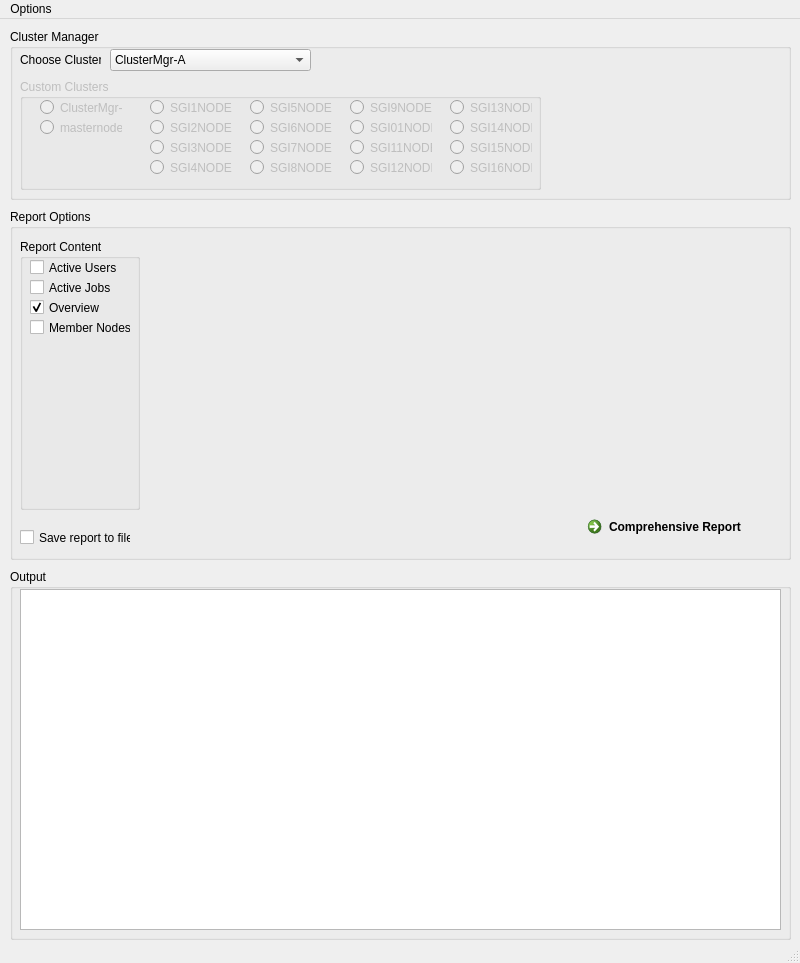
<?xml version="1.0" encoding="UTF-8"?>
<ui version="4.0">
 <class>ClusterMon</class>
 <widget class="QMainWindow" name="ClusterMon">
  <property name="geometry">
   <rect>
    <x>0</x>
    <y>0</y>
    <width>800</width>
    <height>963</height>
   </rect>
  </property>
  <property name="windowTitle">
   <string>ClusterMon</string>
  </property>
  <property name="windowIcon">
   <iconset>
    <normaloff>ClusterMonIco.gif</normaloff>ClusterMonIco.gif</iconset>
  </property>
  <widget class="QWidget" name="centralwidget">
   <widget class="QGroupBox" name="groupBox">
    <property name="geometry">
     <rect>
      <x>10</x>
      <y>10</y>
      <width>781</width>
      <height>171</height>
     </rect>
    </property>
    <property name="title">
     <string>Cluster Manager</string>
    </property>
    <widget class="QLabel" name="label">
     <property name="geometry">
      <rect>
       <x>10</x>
       <y>20</y>
       <width>81</width>
       <height>21</height>
      </rect>
     </property>
     <property name="text">
      <string>Choose Cluster:</string>
     </property>
    </widget>
    <widget class="QComboBox" name="comboBox">
     <property name="geometry">
      <rect>
       <x>100</x>
       <y>20</y>
       <width>201</width>
       <height>22</height>
      </rect>
     </property>
     <item>
      <property name="text">
       <string>ClusterMgr-A</string>
      </property>
     </item>
     <item>
      <property name="text">
       <string>masternode</string>
      </property>
     </item>
     <item>
      <property name="text">
       <string>Custom Clusters</string>
      </property>
     </item>
     <item>
      <property name="text">
       <string>SGI1NODE1</string>
      </property>
     </item>
     <item>
      <property name="text">
       <string>SGI2NODE1</string>
      </property>
     </item>
     <item>
      <property name="text">
       <string>SGI3NODE1</string>
      </property>
     </item>
     <item>
      <property name="text">
       <string>SGI4NODE1</string>
      </property>
     </item>
     <item>
      <property name="text">
       <string>SGI5NODE1</string>
      </property>
     </item>
     <item>
      <property name="text">
       <string>SGI6NODE1</string>
      </property>
     </item>
     <item>
      <property name="text">
       <string>SGI7NODE1</string>
      </property>
     </item>
     <item>
      <property name="text">
       <string>SGI8NODE1</string>
      </property>
     </item>
     <item>
      <property name="text">
       <string>SGI9NODE1</string>
      </property>
     </item>
     <item>
      <property name="text">
       <string>SGI10NODE1</string>
      </property>
     </item>
     <item>
      <property name="text">
       <string>SGI11NODE1</string>
      </property>
     </item>
     <item>
      <property name="text">
       <string>SGI12NODE1</string>
      </property>
     </item>
     <item>
      <property name="text">
       <string>SGI13NODE1</string>
      </property>
     </item>
     <item>
      <property name="text">
       <string>SGI14NODE1</string>
      </property>
     </item>
     <item>
      <property name="text">
       <string>SGI15NODE1</string>
      </property>
     </item>
     <item>
      <property name="text">
       <string>SGI16NODE1</string>
      </property>
     </item>
    </widget>
    <widget class="QGroupBox" name="groupBox_5">
     <property name="enabled">
      <bool>false</bool>
     </property>
     <property name="geometry">
      <rect>
       <x>10</x>
       <y>50</y>
       <width>521</width>
       <height>111</height>
      </rect>
     </property>
     <property name="title">
      <string>Custom Clusters</string>
     </property>
     <widget class="QRadioButton" name="radioButton">
      <property name="geometry">
       <rect>
        <x>130</x>
        <y>20</y>
        <width>82</width>
        <height>17</height>
       </rect>
      </property>
      <property name="text">
       <string>SGI1NODE1</string>
      </property>
     </widget>
     <widget class="QRadioButton" name="radioButton_2">
      <property name="geometry">
       <rect>
        <x>130</x>
        <y>40</y>
        <width>82</width>
        <height>17</height>
       </rect>
      </property>
      <property name="text">
       <string>SGI2NODE1</string>
      </property>
     </widget>
     <widget class="QRadioButton" name="radioButton_3">
      <property name="geometry">
       <rect>
        <x>130</x>
        <y>60</y>
        <width>82</width>
        <height>17</height>
       </rect>
      </property>
      <property name="text">
       <string>SGI3NODE1</string>
      </property>
     </widget>
     <widget class="QRadioButton" name="radioButton_4">
      <property name="geometry">
       <rect>
        <x>130</x>
        <y>80</y>
        <width>82</width>
        <height>17</height>
       </rect>
      </property>
      <property name="text">
       <string>SGI4NODE1</string>
      </property>
     </widget>
     <widget class="QRadioButton" name="radioButton_5">
      <property name="geometry">
       <rect>
        <x>230</x>
        <y>80</y>
        <width>82</width>
        <height>17</height>
       </rect>
      </property>
      <property name="text">
       <string>SGI8NODE1</string>
      </property>
     </widget>
     <widget class="QRadioButton" name="radioButton_6">
      <property name="geometry">
       <rect>
        <x>230</x>
        <y>60</y>
        <width>82</width>
        <height>17</height>
       </rect>
      </property>
      <property name="text">
       <string>SGI7NODE1</string>
      </property>
     </widget>
     <widget class="QRadioButton" name="radioButton_7">
      <property name="geometry">
       <rect>
        <x>230</x>
        <y>20</y>
        <width>82</width>
        <height>17</height>
       </rect>
      </property>
      <property name="text">
       <string>SGI5NODE1</string>
      </property>
     </widget>
     <widget class="QRadioButton" name="radioButton_8">
      <property name="geometry">
       <rect>
        <x>230</x>
        <y>40</y>
        <width>82</width>
        <height>17</height>
       </rect>
      </property>
      <property name="text">
       <string>SGI6NODE1</string>
      </property>
     </widget>
     <widget class="QRadioButton" name="radioButton_9">
      <property name="geometry">
       <rect>
        <x>330</x>
        <y>80</y>
        <width>82</width>
        <height>17</height>
       </rect>
      </property>
      <property name="text">
       <string>SGI12NODE1</string>
      </property>
     </widget>
     <widget class="QRadioButton" name="radioButton_10">
      <property name="geometry">
       <rect>
        <x>330</x>
        <y>60</y>
        <width>82</width>
        <height>17</height>
       </rect>
      </property>
      <property name="text">
       <string>SGI11NODE1</string>
      </property>
     </widget>
     <widget class="QRadioButton" name="radioButton_11">
      <property name="geometry">
       <rect>
        <x>330</x>
        <y>20</y>
        <width>82</width>
        <height>17</height>
       </rect>
      </property>
      <property name="text">
       <string>SGI9NODE1</string>
      </property>
     </widget>
     <widget class="QRadioButton" name="radioButton_12">
      <property name="geometry">
       <rect>
        <x>330</x>
        <y>40</y>
        <width>82</width>
        <height>17</height>
       </rect>
      </property>
      <property name="text">
       <string>SGI01NODE1</string>
      </property>
     </widget>
     <widget class="QRadioButton" name="radioButton_13">
      <property name="geometry">
       <rect>
        <x>430</x>
        <y>80</y>
        <width>82</width>
        <height>17</height>
       </rect>
      </property>
      <property name="text">
       <string>SGI16NODE1</string>
      </property>
     </widget>
     <widget class="QRadioButton" name="radioButton_14">
      <property name="geometry">
       <rect>
        <x>430</x>
        <y>60</y>
        <width>82</width>
        <height>17</height>
       </rect>
      </property>
      <property name="text">
       <string>SGI15NODE1</string>
      </property>
     </widget>
     <widget class="QRadioButton" name="radioButton_15">
      <property name="geometry">
       <rect>
        <x>430</x>
        <y>20</y>
        <width>82</width>
        <height>17</height>
       </rect>
      </property>
      <property name="text">
       <string>SGI13NODE1</string>
      </property>
     </widget>
     <widget class="QRadioButton" name="radioButton_16">
      <property name="geometry">
       <rect>
        <x>430</x>
        <y>40</y>
        <width>82</width>
        <height>17</height>
       </rect>
      </property>
      <property name="text">
       <string>SGI14NODE1</string>
      </property>
     </widget>
     <widget class="QRadioButton" name="radioButton_17">
      <property name="geometry">
       <rect>
        <x>20</x>
        <y>20</y>
        <width>82</width>
        <height>17</height>
       </rect>
      </property>
      <property name="text">
       <string>ClusterMgr-A</string>
      </property>
     </widget>
     <widget class="QRadioButton" name="radioButton_18">
      <property name="geometry">
       <rect>
        <x>20</x>
        <y>40</y>
        <width>82</width>
        <height>17</height>
       </rect>
      </property>
      <property name="text">
       <string>masternode</string>
      </property>
     </widget>
    </widget>
   </widget>
   <widget class="QGroupBox" name="groupBox_2">
    <property name="geometry">
     <rect>
      <x>10</x>
      <y>550</y>
      <width>781</width>
      <height>371</height>
     </rect>
    </property>
    <property name="title">
     <string>Output</string>
    </property>
    <widget class="QTextBrowser" name="textBrowser">
     <property name="geometry">
      <rect>
       <x>10</x>
       <y>20</y>
       <width>761</width>
       <height>341</height>
      </rect>
     </property>
    </widget>
   </widget>
   <widget class="QGroupBox" name="groupBox_3">
    <property name="geometry">
     <rect>
      <x>10</x>
      <y>190</y>
      <width>781</width>
      <height>351</height>
     </rect>
    </property>
    <property name="title">
     <string>Report Options</string>
    </property>
    <widget class="QCommandLinkButton" name="commandLinkButton">
     <property name="geometry">
      <rect>
       <x>570</x>
       <y>300</y>
       <width>201</width>
       <height>41</height>
      </rect>
     </property>
     <property name="toolTip">
      <string extracomment="All Clusters, all available information."/>
     </property>
     <property name="text">
      <string>Comprehensive Report</string>
     </property>
    </widget>
    <widget class="QGroupBox" name="groupBox_4">
     <property name="enabled">
      <bool>true</bool>
     </property>
     <property name="geometry">
      <rect>
       <x>10</x>
       <y>30</y>
       <width>120</width>
       <height>271</height>
      </rect>
     </property>
     <property name="title">
      <string>Report Content</string>
     </property>
     <property name="flat">
      <bool>false</bool>
     </property>
     <property name="checkable">
      <bool>false</bool>
     </property>
     <widget class="QCheckBox" name="checkBox">
      <property name="geometry">
       <rect>
        <x>10</x>
        <y>20</y>
        <width>101</width>
        <height>17</height>
       </rect>
      </property>
      <property name="text">
       <string>Active Users</string>
      </property>
     </widget>
     <widget class="QCheckBox" name="checkBox_2">
      <property name="geometry">
       <rect>
        <x>10</x>
        <y>40</y>
        <width>101</width>
        <height>17</height>
       </rect>
      </property>
      <property name="text">
       <string>Active Jobs</string>
      </property>
     </widget>
     <widget class="QCheckBox" name="checkBox_3">
      <property name="geometry">
       <rect>
        <x>10</x>
        <y>60</y>
        <width>101</width>
        <height>17</height>
       </rect>
      </property>
      <property name="text">
       <string>Overview</string>
      </property>
      <property name="checked">
       <bool>true</bool>
      </property>
     </widget>
     <widget class="QCheckBox" name="checkBox_4">
      <property name="geometry">
       <rect>
        <x>10</x>
        <y>80</y>
        <width>101</width>
        <height>17</height>
       </rect>
      </property>
      <property name="text">
       <string>Member Nodes</string>
      </property>
     </widget>
    </widget>
    <widget class="QCheckBox" name="checkBox_5">
     <property name="geometry">
      <rect>
       <x>10</x>
       <y>320</y>
       <width>111</width>
       <height>17</height>
      </rect>
     </property>
     <property name="text">
      <string>Save report to file</string>
     </property>
    </widget>
   </widget>
  </widget>
  <widget class="QMenuBar" name="menubar">
   <property name="geometry">
    <rect>
     <x>0</x>
     <y>0</y>
     <width>800</width>
     <height>21</height>
    </rect>
   </property>
   <widget class="QMenu" name="menuFile">
    <property name="title">
     <string>Options</string>
    </property>
    <addaction name="actionProvide_credentials"/>
    <addaction name="separator"/>
    <addaction name="actionExit"/>
    <addaction name="separator"/>
   </widget>
   <addaction name="menuFile"/>
  </widget>
  <widget class="QStatusBar" name="statusbar"/>
  <action name="actionProvide_credentials">
   <property name="text">
    <string>Provide credentials</string>
   </property>
  </action>
  <action name="actionExit">
   <property name="text">
    <string>Exit</string>
   </property>
   <property name="menuRole">
    <enum>QAction::QuitRole</enum>
   </property>
  </action>
 </widget>
 <resources/>
 <connections/>
</ui>
